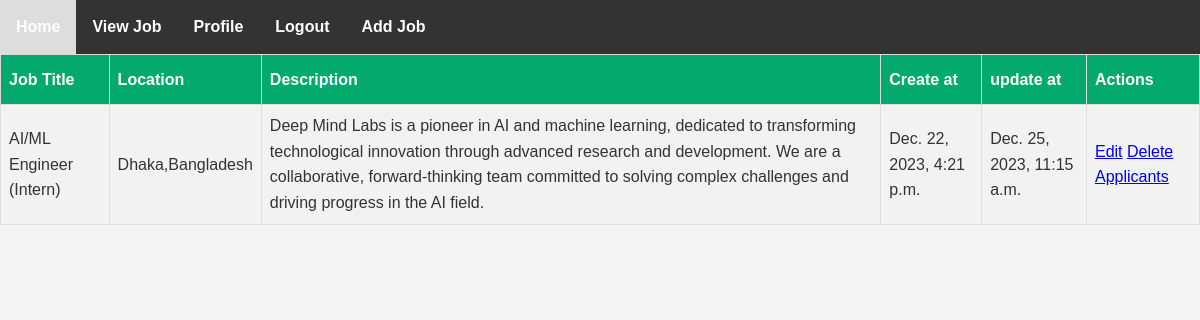
The page /Post_or_Applied_Job_Page/ (signed in) on the database as committed earlier.
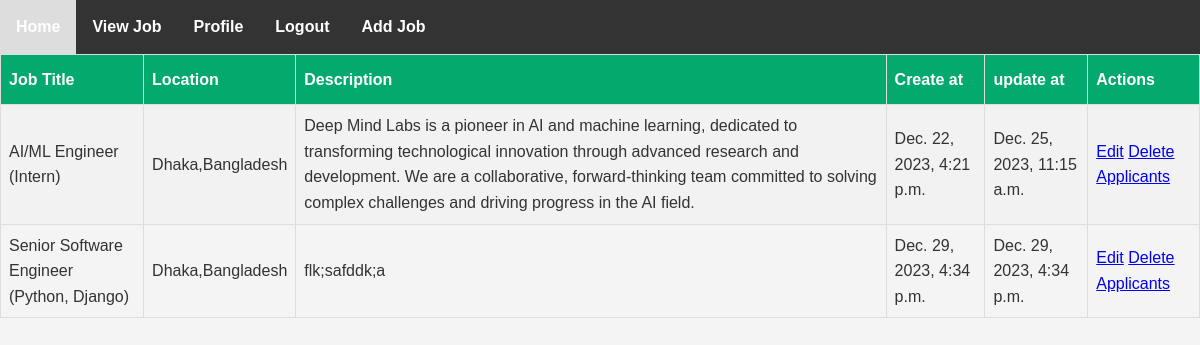
The same page on the database as committed later.
### myApp/models.py (models this page shows, shortened)
class job_model(models.Model):
    job_title = models.CharField(max_length=100, null=True)
    company_name = models.CharField(max_length=100, null=True)
    location = models.CharField(max_length=100, null=True)
    description = models.TextField()
    create_at = models.DateTimeField(auto_now_add=True, null=True)
    update_at = models.DateTimeField(auto_now=True, null=True)
    job_creator = models.ForeignKey(Custom_User, on_delete=models.CASCADE)

### myProject/views.py (the view)
# urls.py: path('Post_or_Applied_Job_Page/',Post_or_Applied_Job_Page,name='Post_or_Applied_Job_Page'),
def Post_or_Applied_Job_Page(request):
    current_user=request.user
    if current_user.user_type == 'recruiter':
        posted_job = job_model.objects.filter(job_creator=current_user)
    context={
        'posted_job':posted_job
    }
    return render(request,'Recruiter/postedJob.html',context)

### Template/Recruiter/postedJob.html (shortened to what this page needs)
{% extends "dashboard.html" %}
{% block content %}
<!DOCTYPE html>
<html>
<head>
</head>
<body>
<table id="customers">
  <tr>
    <th>Job Title</th>
    <th>Location</th>
    <th>Description</th>
    <th>Create at</th>
    <th>update at</th>
    <th>Actions</th>
  </tr>
  {% for i in posted_job %}
  <tr>
    <td>{{i.job_title}}</td>
    <td>{{i.location}}</td>
    <td>{{i.description}}</td>
    <td>{{i.create_at}}</td>
    <td>{{i.update_at}}</td>
    <td>
      <a href="{% url 'editPage' i.id %}">Edit</a>
      <a href="{% url 'deletePage' i.id %}">Delete</a>
      <a href="{% url 'applicant_list' i.id %}">Applicants</a>
    </td>
  </tr>
  {% endfor %}
</table>
</body>
</html>
{% endblock content %}

Rows that differ between the two databases and show on the page:
added job_model: job_title "Senior Software Engineer (Python, Django)", location "Dhaka,Bangladesh", description "flk;safddk;a", create_at "Dec. 29, 2023, 4:34 p.m.", update_at "Dec. 29, 2023, 4:34 p.m."
